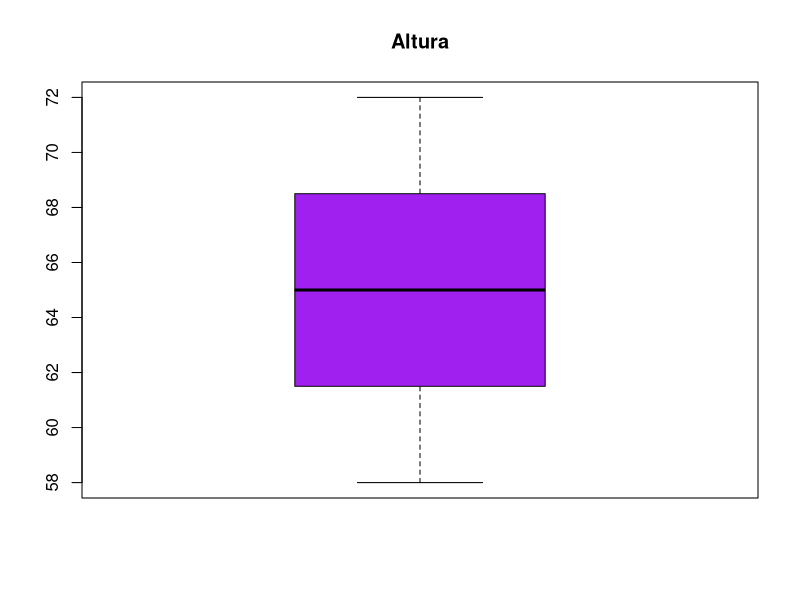
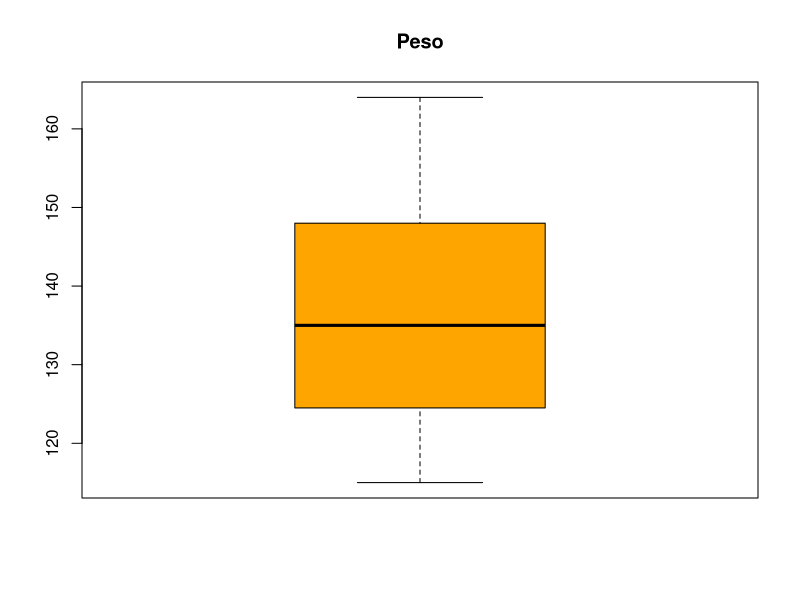

Write R code to recreate these figures, in order. (Note: this script raises an error after producing the figures.)
# Librerías
library(dplyr)
library(ggplot2)

# Dataset
df<-women

# Renombrado de los índices
colnames(df)<-c("Altura", "Peso")

# Visualización rápida
glimpse(df)
summary(df)
sum(is.na(df))

# Identificaión de valores atípicos mediante boxplots
boxplot(df$Altura, col="Purple")
  title("Altura")

boxplot(df$Peso, col="Orange")
  title("Peso")

# Creación del modelo
modelo_rg<-lm(Peso~Altura, data=df)

# Resultados
summary(modelo_rg)

# Residuos
residuos<-modelo_rg$residuals
shapiro.test(residuos)
ggqqplot(residuos, ylab="Residuos del modelo")

# Elementos para la ecuación
coeficientes=modelo_rg$coefficients
bo=coeficientes[1]
b1=coeficientes[2]
ec<-paste("f(x)= ",coeficientes[2],"x + ", round(coeficientes[1],3))

# Gráfica con ela ecuación
ggplot(df, aes(x=Altura, y=Peso))+
  geom_point()+
  geom_smooth(method = "lm", formula = y ~ x, se = FALSE, col = "salmon")+
  theme_light()+
  labs(xlabel="Altura", ylabel="Peso")+
  annotate("text", x=68, y=125, label=ec, color="darkgreen", size=5)  
